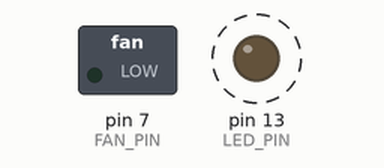
Simulated run of this sketch. Board: Arduino Uno, built with avr-gcc and run on an emulated ATmega328P. On the bench: switched loads named in the sketch (green lamp = pin HIGH), output pins drawn as LEDs (lit = HIGH). Dashed ring = blinking. What the sketch prints to the serial monitor is not drawn.

Above: at 0.5 s.
Timing chart, 0 to 4.6 s (numbered marks = the images above):
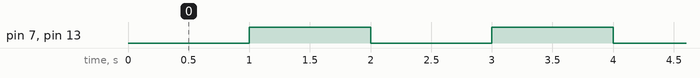

The sketch:

mosfet_test000.ino
```cpp
#define FAN_PIN    7
#define LED_PIN    13

void setup() {
  Serial.begin(115200);

  // put your setup code here, to run once:
  pinMode(FAN_PIN, OUTPUT);
  pinMode(LED_PIN, OUTPUT);
}

bool fan = false;
void toggle() {
  if (fan == true) {
    Serial.println("<< FAN: OFF >>");
    digitalWrite(LED_PIN, LOW);
    digitalWrite(FAN_PIN, LOW);
    fan = false;
  }
  else {
    Serial.println("<< FAN: ON  >>");
    digitalWrite(LED_PIN, HIGH);
    digitalWrite(FAN_PIN, HIGH);
    fan = true;
  }
}

void loop() {
  // put your main code here, to run repeatedly:
  delay(1000);
  toggle();

}
```

Measured:
- by itself, pin 7 (FAN_PIN), pin 13 (LED_PIN): alternates HIGH for 1.0 s and LOW for 1.0 s
